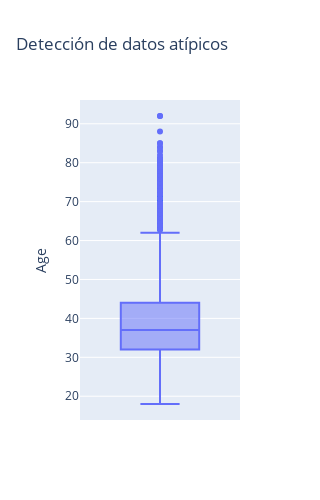

Notebook cell for this chart:
### Code cell
#se grafica de forma interactiva con plotly el boxplot (se puede usar seaborn o matplotlib)
fig = px.box(df, y='Age', title='Detección de datos atípicos')
fig.update_layout(width=300,height=500) 
fig.show()

### Figure 1 — Plotly figure (JSON) as saved in the notebook; plotly's stock layout.template omitted (floating-point values rounded to 4 significant figures; data arrays with more than 128 entries replaced by an {"elided": "..."} marker saying what was removed)
{"data": [{"alignmentgroup": "True", "hovertemplate": "Age=%{y}<extra></extra>", "legendgroup": "", "marker": {"color": "#636efa"}, "name": "", "notched": false, "offsetgroup": "", "orientation": "v", "showlegend": false, "type": "box", "x0": " ", "xaxis": "x", "y": {"elided": "12205 int values"}, "y0": " ", "yaxis": "y"}], "layout": {"boxmode": "group", "height": 500, "legend": {"tracegroupgap": 0}, "title": {"text": "Detección de datos atípicos"}, "width": 300, "xaxis": {"anchor": "y", "domain": [0, 1]}, "yaxis": {"anchor": "x", "domain": [0, 1], "title": {"text": "Age"}}}}
